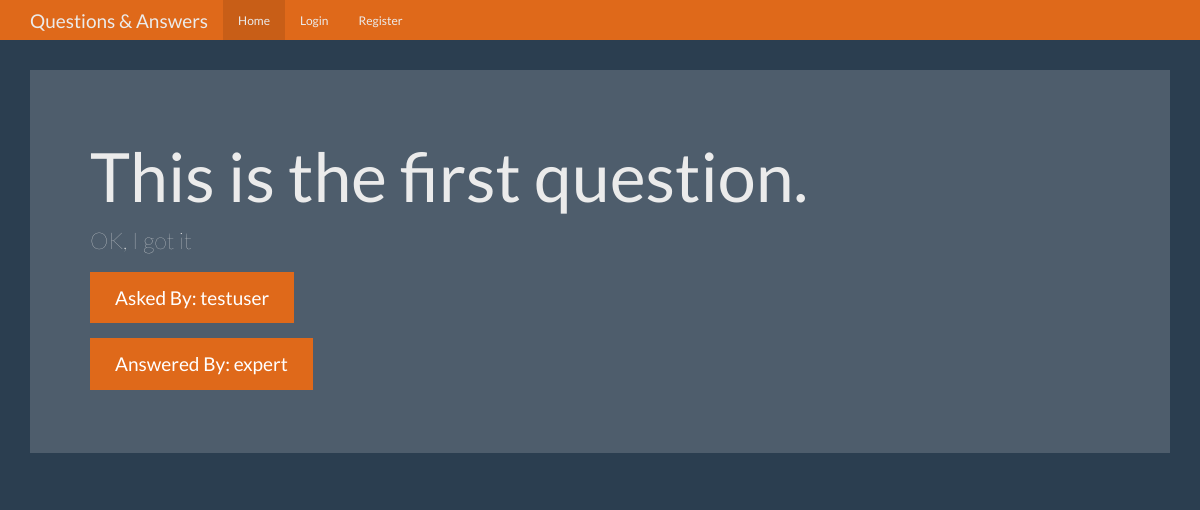
Screenshot of /question/1 with the database file from the repository.
### tables this page shows
CREATE TABLE questions (
    id integer primary key autoincrement,
    question_text text not null,
    answer_text text,
    asked_by_id integer not null,
    expert_id integer not null
);

CREATE TABLE users (
    id integer primary key autoincrement,
    name text not null,
    password text not null,
    expert boolean not null,
    admin boolean not null
);

### app.py (the view)
@app.route('/question/<question_id>')
def question(question_id):
    user = get_current_user()
    db = get_db()
    question_cur = db.execute('''select
                                        question_text,
                                        answer_text,
                                        asker.name as asker_name,
                                        expert.name as expert_name
                                 from questions
                                 join users as asker on asker.id = questions.asked_by_id
                                 join users as expert on expert.id = questions.expert_id
                                 where questions.id = ?''', [question_id])
    question = question_cur.fetchone()
    return render_template('question.html', user=user, question=question)

### app.py (called while the page is built)
def get_current_user():
    user_result = None
    if 'user' in session:
        user = session['user']
        db = get_db()
        user_cur = db.execute('select id, name, password, expert, admin from users where name = ?', [user])
        user_result = user_cur.fetchone()
    return user_result

### database.py (called while the page is built)
def connect_db():
    sql = sqlite3.connect('questions.db')
    sql.row_factory = sqlite3.Row
    return sql

def get_db():
    if not hasattr(g, 'sqlite_db'):
        g.sqlite_db = connect_db()
    return g.sqlite_db

### templates/question.html (shortened to what this page needs)
{% extends "base.html" %}
{% from "show_links.html" import show_links %}
{% block nav %}
    {{ show_links(users) }}
{% endblock %}
{% block body %}
    <div class="jumbotron">
        <h1>{{ question['question_text'] }}</h1>
        <p>{{ question['answer_text'] }}</p>
        <p><a class="btn btn-primary btn-lg">Asked By: {{ question['asker_name'] }}</a></p>
        <p><a class="btn btn-primary btn-lg">Answered By: {{ question['expert_name'] }}</a></p>
    </div>
{% endblock %}

### static/theme.css (style rules this page uses)
body { padding-top: 70px; padding-bottom: 30px; }

### rows the page displays
questions: question_text "This is the first question.", answer_text "OK, I got it"
users: asker_name "testuser"
users: expert_name "expert"
